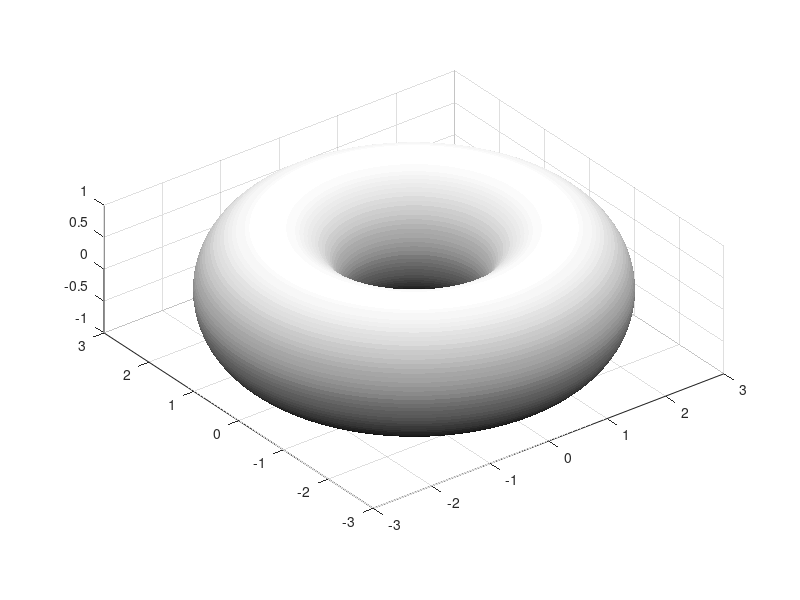

The MATLAB source for this figure: (Note: this script raises an error after producing the figure.)
[u,v]=meshgrid(linspace(0,2*pi,100),linspace(0,2*pi,100));
x=(2+cos(u)).*cos(v);
y=(2+cos(u)).*sin(v);
z=sin(u);

h=surf(x,y,z);
set(h,'edgecolor','none');
colormap('gray');
daspect([1 1 1])

tspan = linspace(pi,100*pi,1000000);
[t,X]=ode45('tor',tspan ,[pi/6,.1,-pi/2,.2]);
u=X(:,1);
v=X(:,3);
x=(2+cos(u)).*cos(v);
y=(2+cos(u)).*sin(v);
z=sin(u);

P=[x y z];
disp(size(P))

units = 10; % Deternines speed (smaller, faster)
packet = floor(size(P,1)/units);

  for k = 1:packet:(packet * units)
        hold on
        plot3(P(k:(k+packet-1),1), P((k:(k+packet-1)),2), P((k:(k+packet-1)),3),...
            '.-', 'MarkerSize', 3.5,'color','m', 'LineWidth', 3)
        drawnow
        pause(2)
  end